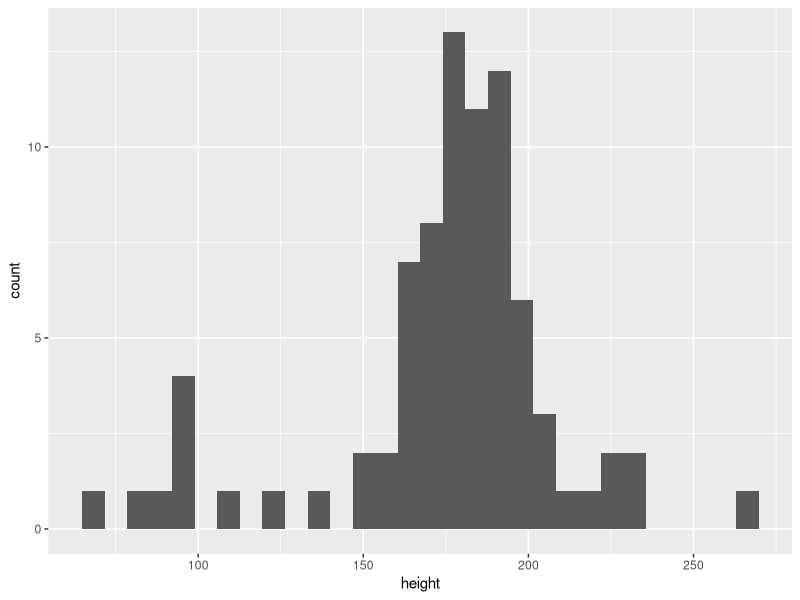
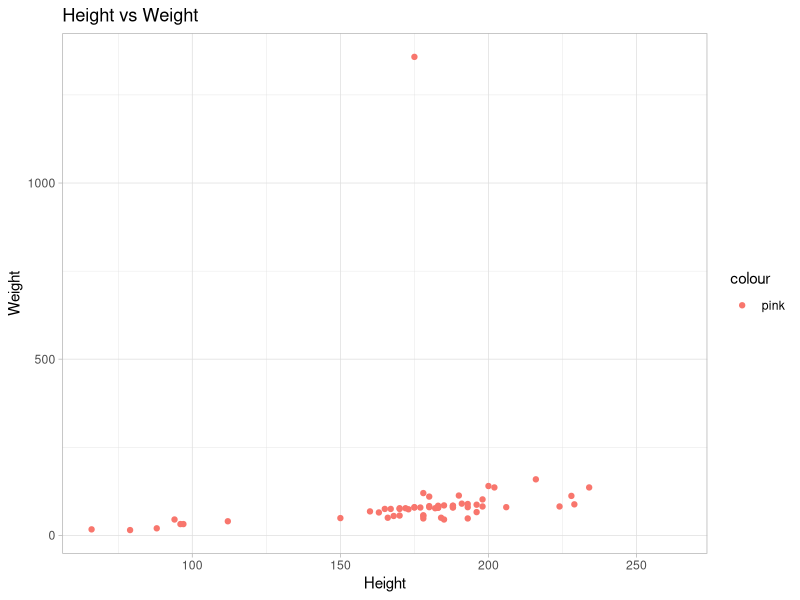

Here is the R script that generated these plots, in order:
## ---- chunk 1
library(tidyverse)
## ---- chunk 2
#look at first 6 lines
head(starwars)
## ---- chunk 3
#find the dimensions of starwars
dim(starwars)
## ---- chunk 4
#make a histogram of character heights
height_histogram <- ggplot(data = starwars, aes(x = height)) + geom_histogram()
height_histogram
## ---- chunk 5
#make a scatterplot of height vs weight
height_weight_scatterplot <- ggplot(data = starwars, aes(x = height, y = mass, color = "pink")) + 
  geom_point() + 
  labs(x = "Height", 
       y = "Weight", 
       title = "Height vs Weight") + 
  theme_light()
height_weight_scatterplot
## ---- chunk 6
mean_height_test <- mean(starwars)
#this does not work since there are a bunch of categories it can pull from
mean_height <- mean(starwars$height, na.rm = TRUE)
#this will show me the mean of the characters heights in starwars
  #na.rm keeps or removes the non exsisting values. true will remove, false will keep
mean_height
## ---- chunk 7
sd_height <- sd(starwars$height, na.rm = TRUE)
sd_height
